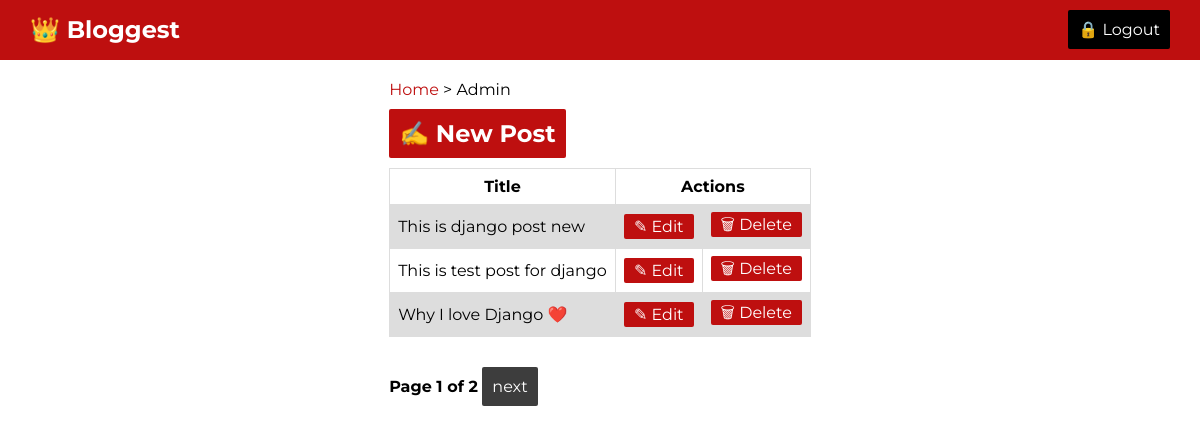
Page /dashboard/ (signed in) on the earlier database version.
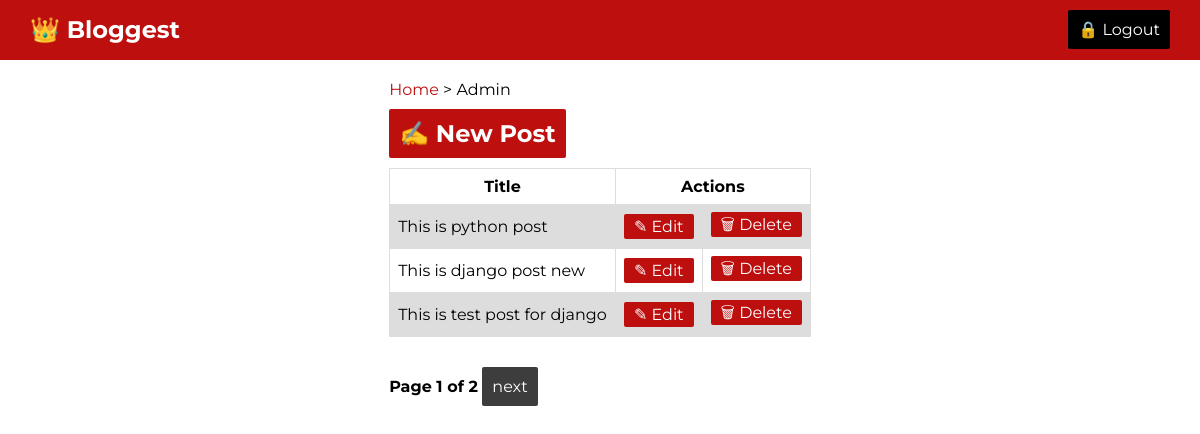
Same page on the later database version.
### blog/models.py (models this page shows, shortened)
class Post(models.Model):
    title = models.CharField(max_length=200)
    content = models.TextField()
    pub_date = models.DateTimeField(auto_now_add=True)
    view_count = models.PositiveIntegerField(default=0)
    author = models.ForeignKey(User, on_delete=models.CASCADE)
    category = models.ForeignKey(Category, on_delete=models.CASCADE)

### blog/views.py (the view)
# urls.py: path('dashboard/', views.Dashboard.as_view(), name="dashboard"),
@method_decorator(login_required, name='dispatch')
class Dashboard(View):
    def get(self, reqeust, *args,**kwargs):
        view = Home.as_view(
            template_name = "blog/admin_page.html",
            paginate_by = 3
        )
        return view(reqeust, *args, **kwargs)

### templates/blog/admin_page.html
{% extends 'base.html' %}
{% block breadcrumb %}{{ block.super }} > Admin{% endblock %}
{% block content %}
    <div class="blog-table">
        <h2><a href="#">&#9997 New Post</a></h2>
        <table>
            <tr>
                <th>Title</th>
                <th colspan="2">Actions</th>
            </tr>
            {% for post in posts %}
                <tr>
                    <td>{{ post.title }}</td>
                    <td><a href="{% url 'post_update' post.id %}">&#9998 Edit</a></td>
                    <td><a href="{% url 'post_delete' post.id %}">&#128465 Delete</a></td>
                </tr>
            {% endfor %}
        </table>
    </div>
    {% include 'blog/pagination_links.html' %}
{% endblock %}

Differences in the rows shown:
no longer on this page (row unchanged): Post: title "Why I love Django ❤️"
added Post: title "This is python post"
